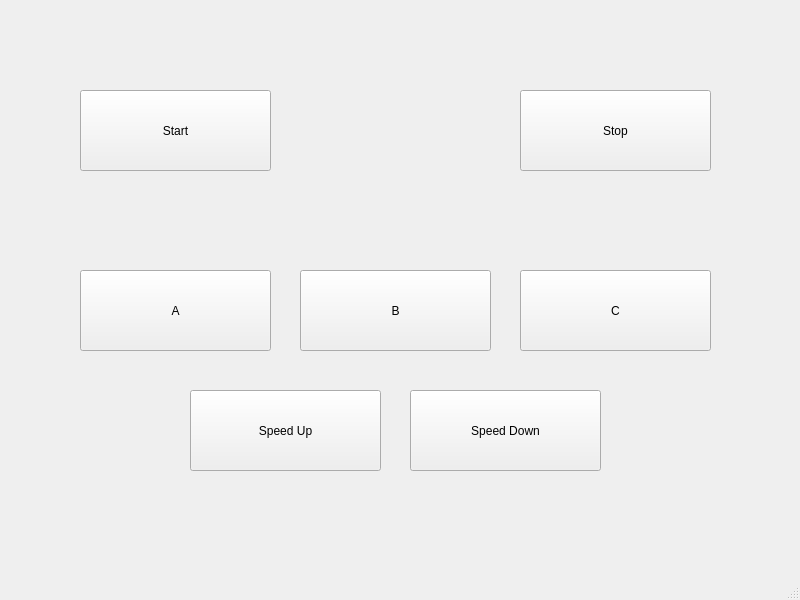
<?xml version="1.0" encoding="UTF-8"?>
<ui version="4.0">
 <class>sfController</class>
 <widget class="QMainWindow" name="sfController">
  <property name="geometry">
   <rect>
    <x>0</x>
    <y>0</y>
    <width>800</width>
    <height>600</height>
   </rect>
  </property>
  <property name="windowTitle">
   <string>MainWindow</string>
  </property>
  <widget class="QWidget" name="btns">
   <widget class="QPushButton" name="start_btn">
    <property name="geometry">
     <rect>
      <x>80</x>
      <y>90</y>
      <width>191</width>
      <height>81</height>
     </rect>
    </property>
    <property name="text">
     <string>Start</string>
    </property>
   </widget>
   <widget class="QPushButton" name="stop_btn">
    <property name="geometry">
     <rect>
      <x>520</x>
      <y>90</y>
      <width>191</width>
      <height>81</height>
     </rect>
    </property>
    <property name="text">
     <string>Stop</string>
    </property>
   </widget>
   <widget class="QPushButton" name="pathA_btn">
    <property name="geometry">
     <rect>
      <x>80</x>
      <y>270</y>
      <width>191</width>
      <height>81</height>
     </rect>
    </property>
    <property name="text">
     <string>A</string>
    </property>
   </widget>
   <widget class="QPushButton" name="pathB_btn">
    <property name="geometry">
     <rect>
      <x>300</x>
      <y>270</y>
      <width>191</width>
      <height>81</height>
     </rect>
    </property>
    <property name="text">
     <string>B</string>
    </property>
   </widget>
   <widget class="QPushButton" name="pathC_btn">
    <property name="geometry">
     <rect>
      <x>520</x>
      <y>270</y>
      <width>191</width>
      <height>81</height>
     </rect>
    </property>
    <property name="text">
     <string>C</string>
    </property>
   </widget>
   <widget class="QPushButton" name="s_up_btn">
    <property name="geometry">
     <rect>
      <x>190</x>
      <y>390</y>
      <width>191</width>
      <height>81</height>
     </rect>
    </property>
    <property name="text">
     <string>Speed Up</string>
    </property>
   </widget>
   <widget class="QPushButton" name="s_down_btn">
    <property name="geometry">
     <rect>
      <x>410</x>
      <y>390</y>
      <width>191</width>
      <height>81</height>
     </rect>
    </property>
    <property name="text">
     <string>Speed Down</string>
    </property>
   </widget>
  </widget>
  <widget class="QStatusBar" name="statusbar"/>
 </widget>
 <resources/>
 <connections/>
</ui>
